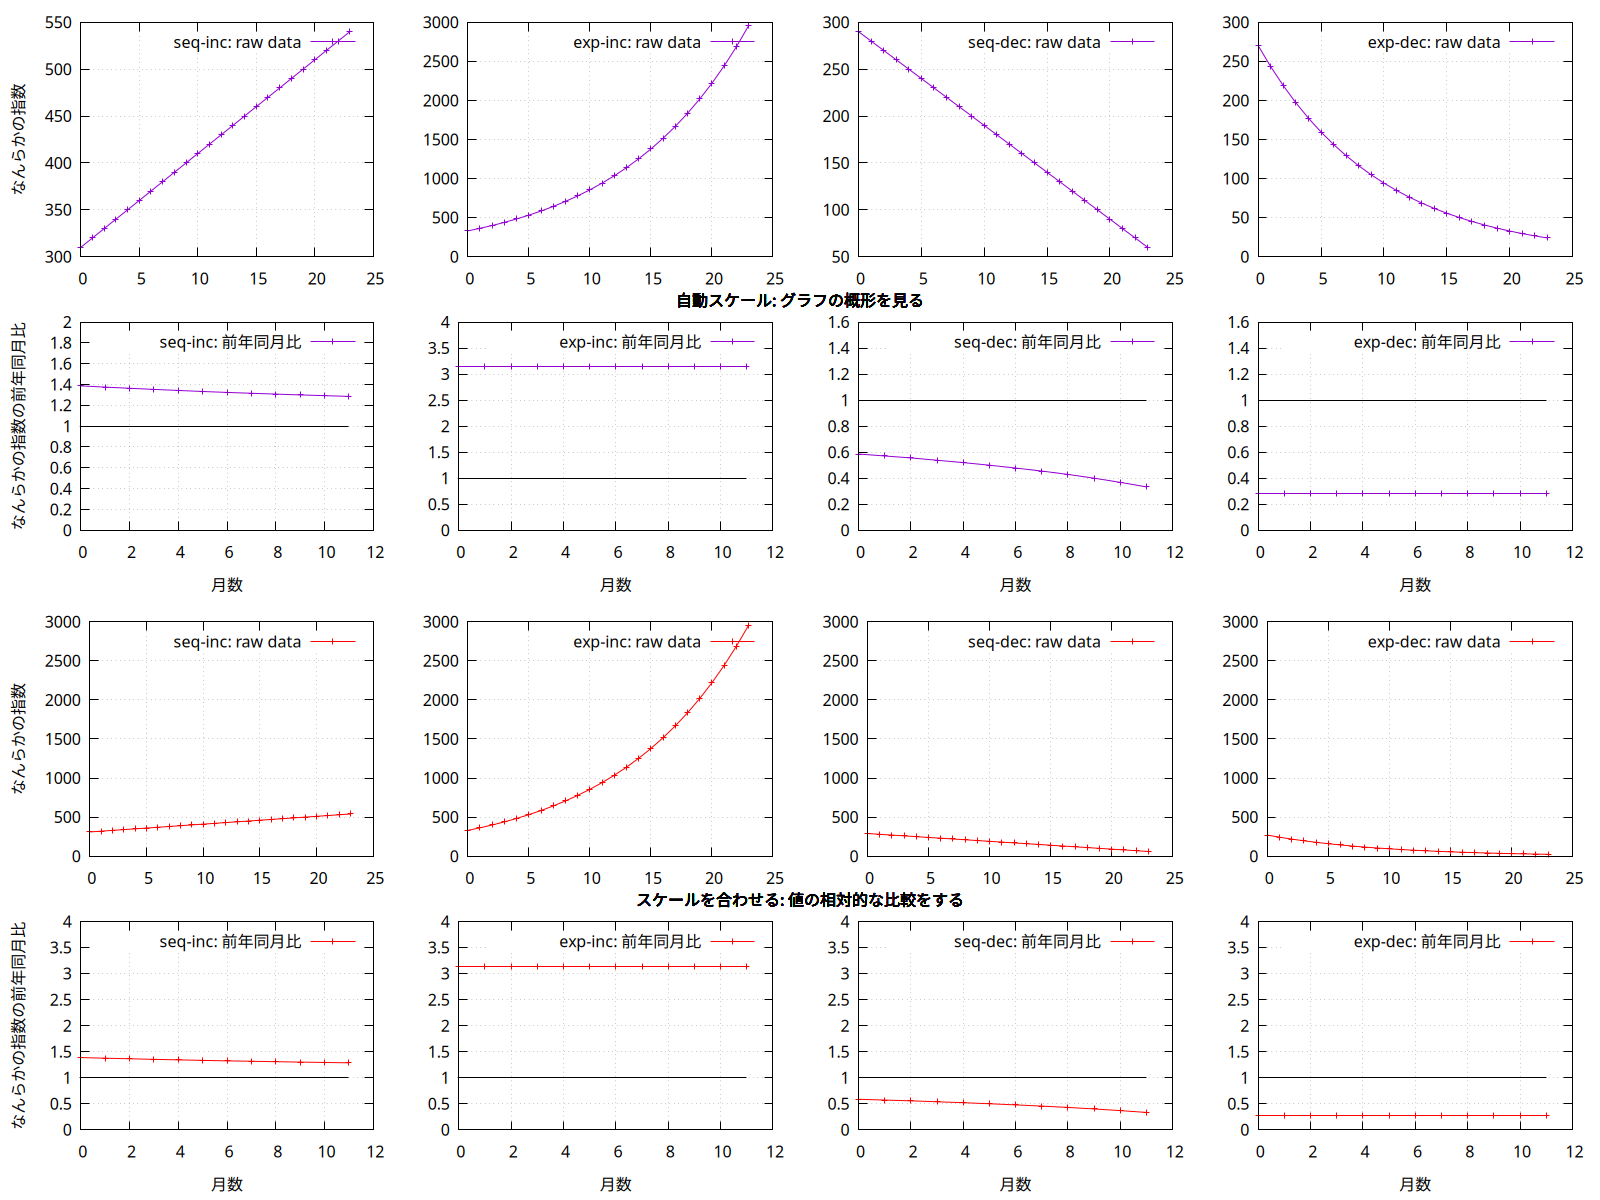

gnuplot code for this plot:
set terminal pngcairo size 1600,1200
set output "zennendougetsu.png"

set multiplot layout 4,4

set grid
set offset 0, 0, 0.5, 0


set label 1 "自動スケール: グラフの概形を見る" at screen 0.5, 0.75 center
set label 2 "スケールを合わせる: 値の相対的な比較をする" at screen 0.5, 0.25 center

#
# 自動スケール
#
set ylabel "なんらかの指数"
plot "seq-inc.dat" with lp title "seq-inc: raw data"
unset ylabel
plot "exp-inc.dat" with lp title "exp-inc: raw data"
plot "seq-dec.dat" with lp title "seq-dec: raw data"
plot "exp-dec.dat" with lp title "exp-dec: raw data"

set xlabel "月数"; set ylabel "なんらかの指数の前年同月比"
set yrange [0:]
plot "seq-inc-zennendougetsu.dat" with lp title "seq-inc: 前年同月比", 1 lc "black" notitle
unset ylabel
plot "exp-inc-zennendougetsu.dat" with lp title "exp-inc: 前年同月比", 1 lc "black" notitle
plot "seq-dec-zennendougetsu.dat" with lp title "seq-dec: 前年同月比", 1 lc "black" notitle
plot "exp-dec-zennendougetsu.dat" with lp title "exp-dec: 前年同月比", 1 lc "black" notitle
unset xlabel


#
# スケールを合わせる
#
set linetype 1 lc rgb "#ff0000" # 1番目の線を赤

set yrange [0:3000]; set ylabel "なんらかの指数"
plot "seq-inc.dat" with lp title "seq-inc: raw data"
unset ylabel
plot "exp-inc.dat" with lp title "exp-inc: raw data"
plot "seq-dec.dat" with lp title "seq-dec: raw data"
plot "exp-dec.dat" with lp title "exp-dec: raw data"

set yrange [0:4]; set xlabel "月数"; set ylabel "なんらかの指数の前年同月比"
plot "seq-inc-zennendougetsu.dat" with lp title "seq-inc: 前年同月比", 1 lc "black" notitle
unset ylabel
plot "exp-inc-zennendougetsu.dat" with lp title "exp-inc: 前年同月比", 1 lc "black" notitle
plot "seq-dec-zennendougetsu.dat" with lp title "seq-dec: 前年同月比", 1 lc "black" notitle
plot "exp-dec-zennendougetsu.dat" with lp title "exp-dec: 前年同月比", 1 lc "black" notitle

unset multiplot
set output

